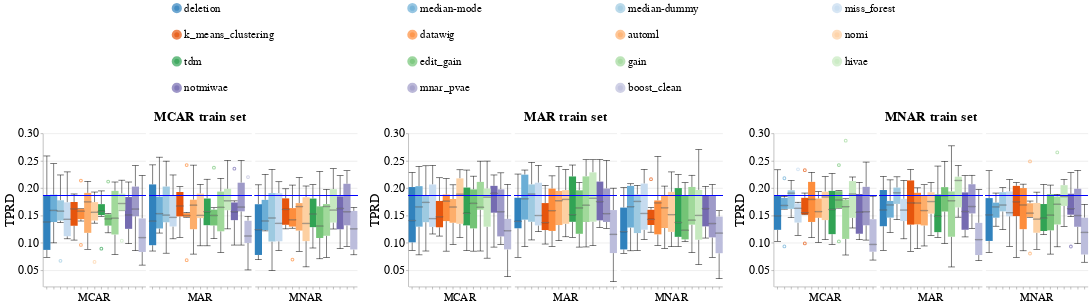

Here is the notebook cell this chart was saved with:
### Code cell
create_box_plots_for_diff_imputers_v2(dataset_name=DATASET_NAME,
                                      model_name='lgbm_clf',
                                      group=SENSITIVE_ATTR_FOR_DISPARITY_METRICS,
                                      metric_name='Equalized_Odds_TPR',
                                      db_client=db_client)

### Figure 1 — Vega-Lite specification as saved in the notebook (floating-point values rounded to 4 significant figures; data arrays with more than 128 entries replaced by an {"elided": "..."} marker saying what was removed)
{"config": {"view": {"continuousWidth": 400, "continuousHeight": 300, "stroke": null}, "axis": {"labelFontSize": 24, "labelFontWeight": "normal", "titleFontSize": 26, "titleFontWeight": "normal"}, "facet": {"spacing": 5}, "header": {"labelFontSize": 22, "labelOrient": "bottom", "labelPadding": 5, "titleFontSize": 26}, "legend": {"columns": 4, "direction": "horizontal", "labelFontSize": 22, "labelLimit": 400, "orient": "top", "symbolOffset": 250, "symbolStrokeWidth": 10, "titleAnchor": "middle", "titleFontSize": 24, "titleLimit": 300}, "title": {"fontSize": 26}}, "hconcat": [{"data": {"name": "data-d8b9938d4f3b978dd3d15ec9c9c8f137"}, "facet": {"column": {"field": "Test_Injection_Strategy", "sort": ["MCAR", "MAR", "MNAR"], "title": "MCAR train set", "type": "nominal"}}, "spec": {"layer": [{"mark": {"type": "boxplot", "median": {"stroke": "black", "strokeWidth": 0.7}, "ticks": true}, "encoding": {"color": {"field": "Null_Imputer_Name", "scale": {"scheme": "category20c"}, "sort": ["deletion", "median-mode", "median-dummy", "miss_forest", "k_means_clustering", "datawig", "automl", "nomi", "tdm", "edit_gain", "gain", "hivae", "notmiwae", "mnar_pvae"], "title": null, "type": "nominal"}, "x": {"axis": {"labels": false}, "field": "Null_Imputer_Name", "sort": ["deletion", "median-mode", "median-dummy", "miss_forest", "k_means_clustering", "datawig", "automl", "nomi", "tdm", "edit_gain", "gain", "hivae", "notmiwae", "mnar_pvae"], "title": null, "type": "nominal"}, "y": {"field": "Metric_Value", "scale": {"zero": false}, "title": "TPRD", "type": "quantitative"}}}, {"mark": "rule", "encoding": {"color": {"value": "blue"}, "size": {"value": 2}, "y": {"field": "Baseline_Median", "type": "quantitative"}}}], "width": 200}}, {"data": {"name": "data-2a0e2cfd5f77e76014c0b9b04b3514ed"}, "facet": {"column": {"field": "Test_Injection_Strategy", "sort": ["MCAR", "MAR", "MNAR"], "title": "MAR train set", "type": "nominal"}}, "spec": {"layer": [{"mark": {"type": "boxplot", "median": {"stroke": "black", "strokeWidth": 0.7}, "ticks": true}, "encoding": {"color": {"field": "Null_Imputer_Name", "scale": {"scheme": "category20c"}, "sort": ["deletion", "median-mode", "median-dummy", "miss_forest", "k_means_clustering", "datawig", "automl", "nomi", "tdm", "edit_gain", "gain", "hivae", "notmiwae", "mnar_pvae"], "title": null, "type": "nominal"}, "x": {"axis": {"labels": false}, "field": "Null_Imputer_Name", "sort": ["deletion", "median-mode", "median-dummy", "miss_forest", "k_means_clustering", "datawig", "automl", "nomi", "tdm", "edit_gain", "gain", "hivae", "notmiwae", "mnar_pvae"], "title": null, "type": "nominal"}, "y": {"field": "Metric_Value", "scale": {"zero": false}, "title": "TPRD", "type": "quantitative"}}}, {"mark": "rule", "encoding": {"color": {"value": "blue"}, "size": {"value": 2}, "y": {"field": "Baseline_Median", "type": "quantitative"}}}], "width": 200}}, {"data": {"name": "data-abec0b6f6237fa442d772be1e316c04a"}, "facet": {"column": {"field": "Test_Injection_Strategy", "sort": ["MCAR", "MAR", "MNAR"], "title": "MNAR train set", "type": "nominal"}}, "spec": {"layer": [{"mark": {"type": "boxplot", "median": {"stroke": "black", "strokeWidth": 0.7}, "ticks": true}, "encoding": {"color": {"field": "Null_Imputer_Name", "scale": {"scheme": "category20c"}, "sort": ["deletion", "median-mode", "median-dummy", "miss_forest", "k_means_clustering", "datawig", "automl", "nomi", "tdm", "edit_gain", "gain", "hivae", "notmiwae", "mnar_pvae"], "title": null, "type": "nominal"}, "x": {"axis": {"labels": false}, "field": "Null_Imputer_Name", "sort": ["deletion", "median-mode", "median-dummy", "miss_forest", "k_means_clustering", "datawig", "automl", "nomi", "tdm", "edit_gain", "gain", "hivae", "notmiwae", "mnar_pvae"], "title": null, "type": "nominal"}, "y": {"field": "Metric_Value", "scale": {"zero": false}, "title": "TPRD", "type": "quantitative"}}}, {"mark": "rule", "encoding": {"color": {"value": "blue"}, "size": {"value": 2}, "y": {"field": "Baseline_Median", "type": "quantitative"}}}], "width": 200}}], "resolve": {"scale": {"color": "shared", "y": "shared"}}, "$schema": "https://vega.github.io/schema/vega-lite/v4.17.0.json", "datasets": {"data-d8b9938d4f3b978dd3d15ec9c9c8f137": {"elided": "270 records"}, "data-2a0e2cfd5f77e76014c0b9b04b3514ed": {"elided": "270 records"}, "data-abec0b6f6237fa442d772be1e316c04a": {"elided": "270 records"}}}
